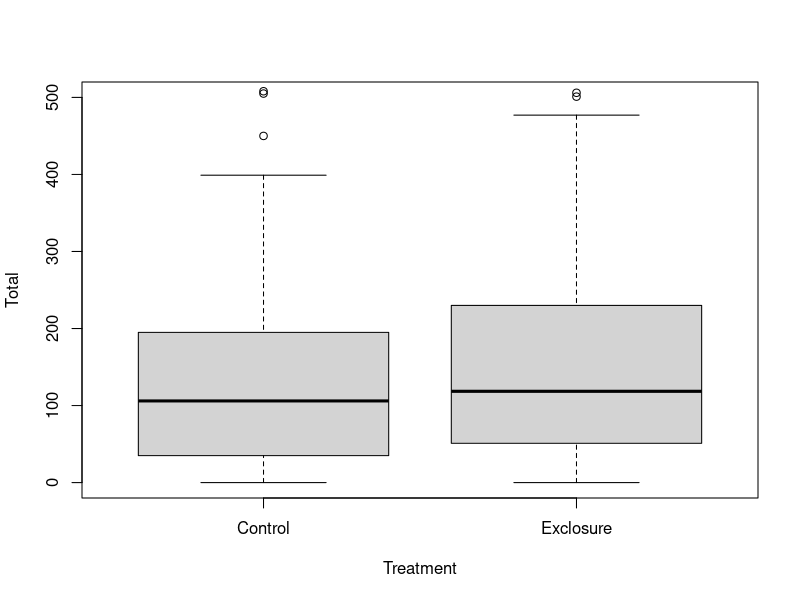
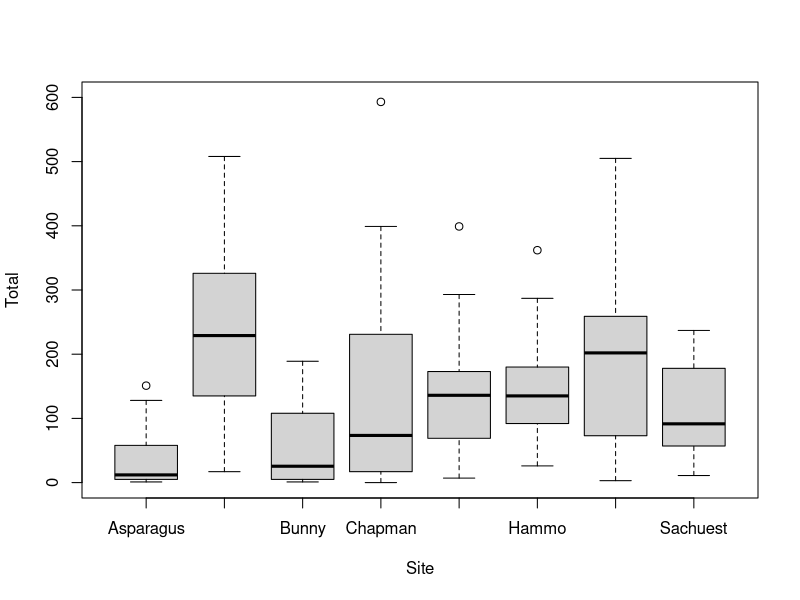
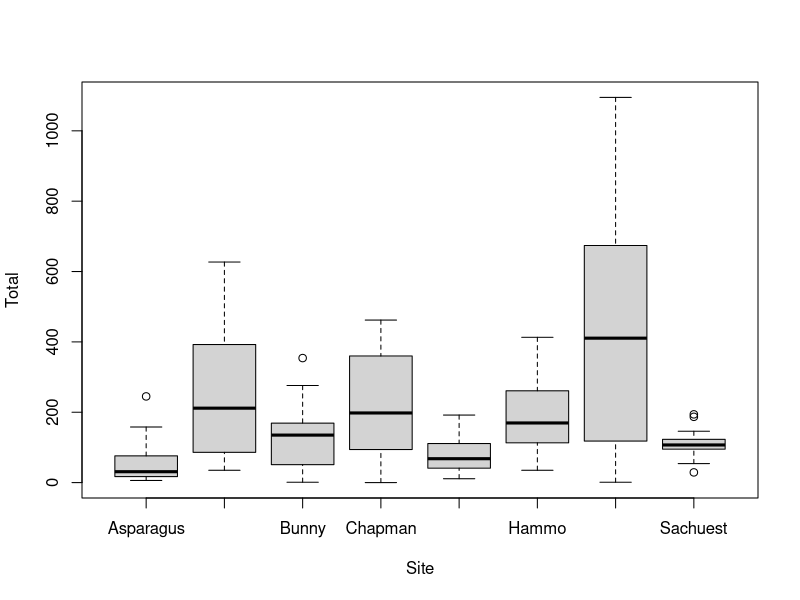
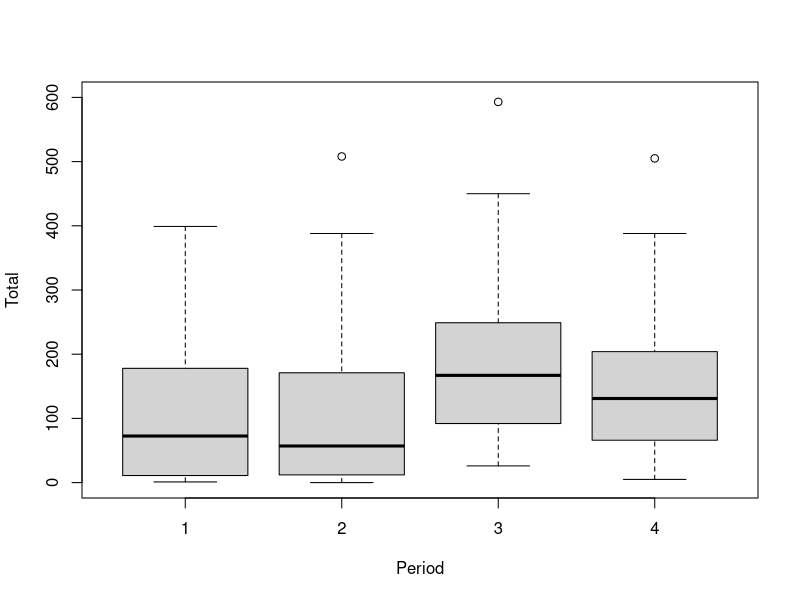
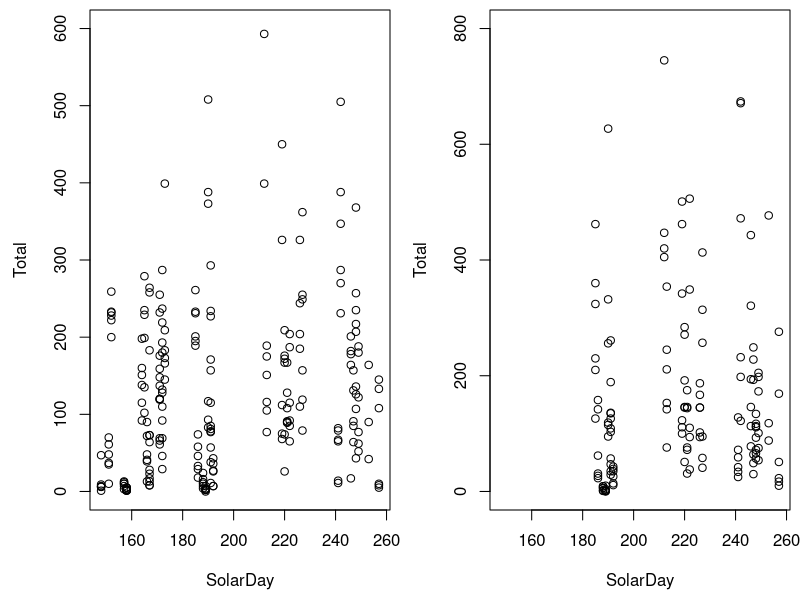
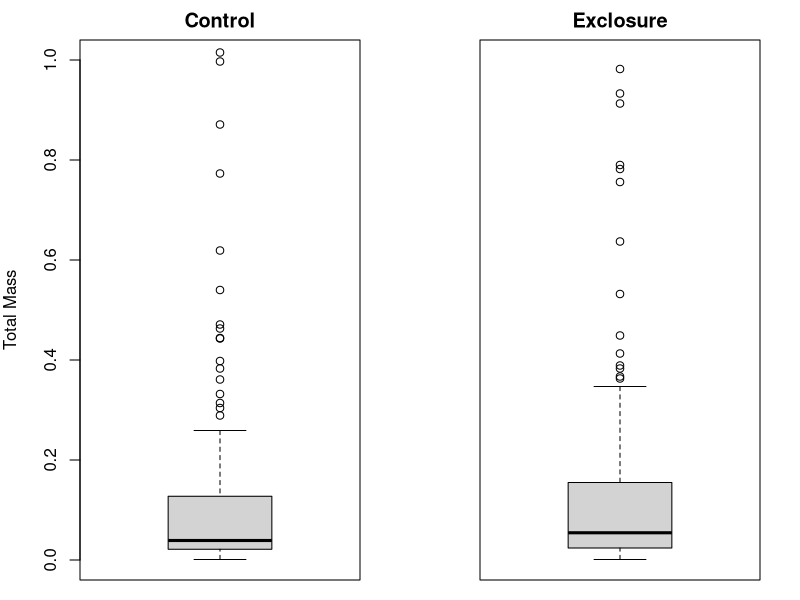
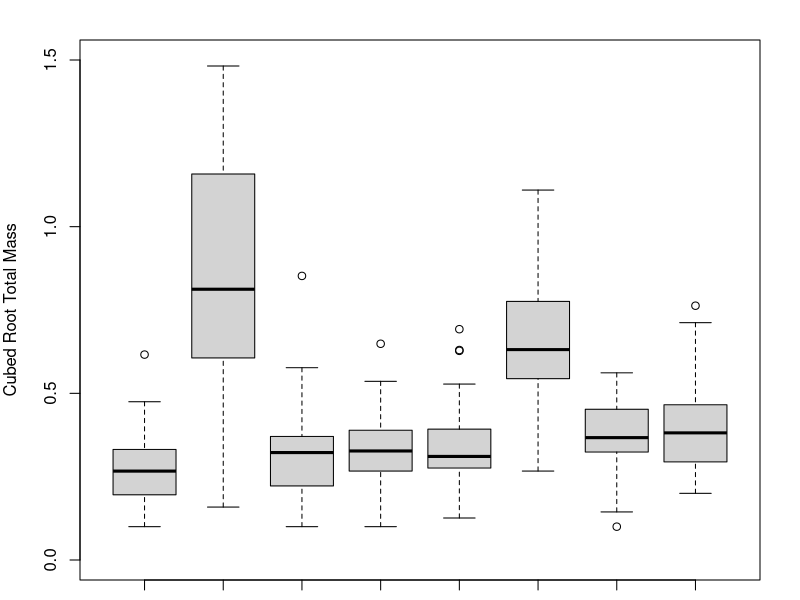
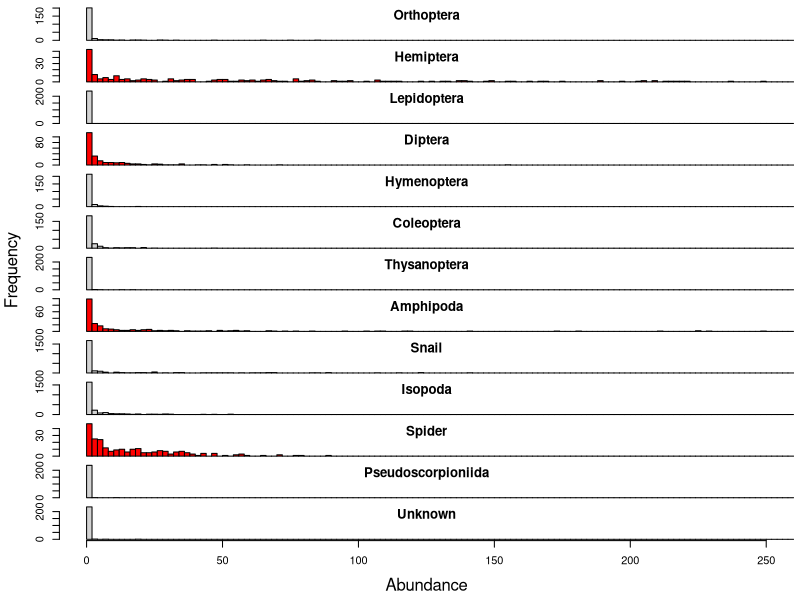

These figures' R source, in order:
require(pracma)
require(car)
require(multcomp)

#   1. ABUNDANCE EXPLORATION

#   --> I want to plot the effect of treatment type on abundance --> Boxplot
newabundance <-read.csv("./Cleaned Bird Data/cleanedabundance.csv")

head(newabundance)

boxplot(Total~Treatment, data = newabundance, ylim=c(0,500))

split_newabundance <- split(newabundance, newabundance$Treatment)
split_newabundance
control_samples <- split_newabundance[[1]]  # Contains only rows with "control" in the "group" column
treatment_samples <- split_newabundance[[2]]  # Contains only rows with "treatment1" in the "group" column

#   --> I want to explore the effect of site on abundance --> Boxplot
boxplot(Total~Site, data = control_samples,  ylim=c(0,600))
##Site DOES effect total control abundance
boxplot(Total~Site, data = treatment_samples)
##Site DOES effect total treatment abundance
# fits our assumptions for poisson distribution, 
#sites with higher mean have higher variation

#------------------------ABUNDANCE PLOTS & Histograms---------------------------------------------------------------------

#---> Hello Zach! Here is my code for producing the collective graphic that you were
#     suggesting I make but it keeps coming back with the response 
#     -- Error in plot.new() : figure margins too large

### [Zach] This figure you're trying to make will be too big for poor R studio to
###  show in it's little window. Let's make it as an external .png for now and look at it there.
###  I made a folder called 'Rough Figures' where I'll store the graph.

png(height=10,width=7.5,pointsize=8,units="in",res=900,file="./Rough Figures/abun_taxa.png")
### [Zach] the above line starts creating the png image. any graphics code that follows
###  will affect that image file and NOT show up in your graphics window.
###  At the end of the graphics code, we use the 'dev.off()' function to finish creating
###  the png image, finalize it, and close it

par(mfrow=c(13,1),mar=c(0,0,0.5,0),oma=c(4.5,4.5,0,0.5))
#x.scale <- range(control_samples[,c("Orthoptera","Hemiptera","Lepidoptera","Diptera",
                                  #  "Hymenoptera","Coleoptera","Thysanoptera","Amphipoda",
                                  #  "Snail","Isopoda","Spider","Pseudoscorpionida")])

x.scale <- c(0,250)

### [Zach] added x.scale method above, having 'range' select all individual count columns
breaknum=0:10000*2
hist(control_samples$Orthoptera, xlim=x.scale, xlab="",main="",ylab="",xaxt="n", breaks=breaknum)
title(line=-1, "Orthoptera")
hist(control_samples$Hemiptera, xlim=x.scale, xlab="",main="",ylab="",xaxt="n", breaks=breaknum, col="red")
title(line=-1, "Hemiptera")
hist(control_samples$Lepidoptera, xlim=x.scale, xlab="",main="",ylab="",xaxt="n", breaks=breaknum)
title(line=-1, "Lepidoptera")
hist(control_samples$Diptera,xlim=x.scale, xlab="",main="",ylab="",xaxt="n", breaks=breaknum, col="red")
title(line=-1, "Diptera")
hist(control_samples$Hymenoptera, xlim=x.scale, xlab="",main="",ylab="",xaxt="n", breaks=breaknum)
title(line=-1, "Hymenoptera")
hist(control_samples$Coleoptera, xlim=x.scale, xlab="",main="",ylab="",xaxt="n", breaks=breaknum)
title(line=-1, "Coleoptera")
hist(control_samples$Thysanoptera, xlim=x.scale, xlab="",main="",ylab="",xaxt="n", breaks=breaknum)
title(line=-1, "Thysanoptera")
hist(control_samples$Amphipoda, xlim=x.scale, xlab="",main="",ylab="",xaxt="n", breaks=breaknum, col="red")
title(line=-1, "Amphipoda")
hist(control_samples$Snail,xlim=x.scale, xlab="",main="",ylab="",xaxt="n", breaks=breaknum)
title(line=-1, "Snail")
hist(control_samples$Isopoda, xlim=x.scale, xlab="",main="",ylab="",xaxt="n", breaks=breaknum)
title(line=-1, "Isopoda")
hist(control_samples$Spider, xlim=x.scale, xlab="",main="",ylab="",xaxt="n", breaks=breaknum, col="red")
title(line=-1, "Spider")
hist(control_samples$Pseudoscorpionida, xlim=x.scale, xlab="",main="",ylab="",xaxt="n", breaks=breaknum)
title(line=-1, "Pseudoscorpioniida")
hist(control_samples$Unknown, xlim=x.scale, xlab="",main="",ylab="", breaks=breaknum)
title(line=-1, "Unknown")
mtext(outer=T,"Abundance",side=1, line=3)
mtext(outer=T,"Frequency",side=2, line=3)
### [Zach] now keep adding your histograms for the other taxa
### [Zach] on your bottom panel, remove the 'xaxt="n"' argument

dev.off()

# !!!Notes for Graphics produced... 
# 1. Outlier points must be addressed to fix the x-axis spread (it is how it is :( )
# 2. y axis lines and tick marks have disappeared (Check)


# --> follow the same steps for Treatment...

png(height=10,width=7.5,pointsize=8,units="in",res=900,file="./Rough Figures/abun_taxa_treatment.png")
par(mfrow=c(13,1),mar=c(0,0,0.5,0),oma=c(4.5,4.5,0,0.5))
x.scale <- c(0,250)
breaknum=0:10000*2
hist(treatment_samples$Orthoptera, xlim=x.scale, xlab="",main="",ylab="",xaxt="n", breaks=breaknum)
title(line=-1, "Orthoptera")
hist(treatment_samples$Hemiptera, xlim=x.scale, xlab="",main="",ylab="",xaxt="n", breaks=breaknum, col="red")
title(line=-1, "Hemiptera")
hist(treatment_samples$Lepidoptera, xlim=x.scale, xlab="",main="",ylab="",xaxt="n", breaks=breaknum)
title(line=-1, "Lepidoptera")
hist(treatment_samples$Diptera,xlim=x.scale, xlab="",main="",ylab="",xaxt="n", breaks=breaknum, col="red")
title(line=-1, "Diptera")
hist(treatment_samples$Hymenoptera, xlim=x.scale, xlab="",main="",ylab="",xaxt="n", breaks=breaknum)
title(line=-1, "Hymenoptera")
hist(treatment_samples$Coleoptera, xlim=x.scale, xlab="",main="",ylab="",xaxt="n", breaks=breaknum)
title(line=-1, "Coleoptera")
hist(treatment_samples$Thysanoptera, xlim=x.scale, xlab="",main="",ylab="",xaxt="n", breaks=breaknum)
title(line=-1, "Thysanoptera")
hist(treatment_samples$Amphipoda, xlim=x.scale, xlab="",main="",ylab="",xaxt="n", breaks=breaknum, col="red")
title(line=-1, "Amphipoda")
hist(treatment_samples$Snail,xlim=x.scale, xlab="",main="",ylab="",xaxt="n", breaks=breaknum)
title(line=-1, "Snail")
hist(treatment_samples$Isopoda, xlim=x.scale, xlab="",main="",ylab="",xaxt="n", breaks=breaknum)
title(line=-1, "Isopoda")
hist(treatment_samples$Spider, xlim=x.scale, xlab="",main="",ylab="",xaxt="n", breaks=breaknum, col="red")
title(line=-1, "Spider")
hist(treatment_samples$Pseudoscorpionida, xlim=x.scale, xlab="",main="",ylab="",xaxt="n", breaks=breaknum)
title(line=-1, "Pseudoscorpionida")
hist(treatment_samples$Unknown, xlim=x.scale, xlab="Treatment Type",main="",ylab="", breaks=breaknum)
title(line=-1, "Unknown")
mtext(outer=T,"Abundance",side=1, line=3)
mtext(outer=T,"Frequency",side=2, line=3)
dev.off()

# --> Solar Days and the Period
boxplot(Total~Period, data = control_samples, ylim = c(0,600))
time.range = range(newabundance$SolarDay)
par(mfrow=c(1,2), mar=c(4.5,4.5,0.5,0.5))
plot(Total~SolarDay, data = control_samples, col="black", ylim=c(0,600), xlim=time.range)
plot(Total~SolarDay, data = treatment_samples, col="black", ylim=c(0,800),xlim=time.range)

#To see how many samples were collected for every given time period
aggregate(control_samples$Total,by=list(control_samples$Period), FUN="length")
aggregate(treatment_samples$Total,by=list(treatment_samples$Period), FUN="length")

# unique(newabundance$Treatment)
# treat.effect <-unique(newabundance$Treatment)
# control <-treat.effect[c(1)]
# exclosure <-treat.effect[c(2)]

#Another Approach
# abundance.control<-newabundance[newabundance$treatment=="control",]
# abundance.treatment<-newabundance[newabundance$treatment=="exclosure",]

#   2. BIOMASS EXPLORATION

newbiomass <-read.csv("./Cleaned Bird Data/cleanedbiomass.csv")

split_newbiomass <- split(newbiomass, newbiomass$EC)
split_newbiomass
control_mass_samples <- split_newbiomass[[1]]  
treatment_mass_samples <- split_newbiomass[[2]]

#Looking at the effect of Control and Exclosure on Total Mass
par(mfrow=c(1,2), mar=c(1,4,2,2))
boxplot(Total.mass~EC, data = control_mass_samples,  ylim=c(0,1), ylab="Total Mass", main="Control")
boxplot(Total.mass~EC, data = treatment_mass_samples,  ylim=c(0,1),yaxt="n", main="Exclosure", ylab="")
### Higher SD in Exclosure but big overlap in control and exclosure groups

#warning()

#- biomass —> cubed root & normal distribution, use GLM but don't put family

png(height=10,width=7.5,pointsize=8,units="in",res=900,file="./Rough Figures/biomass_taxa_control.png")
par(mfrow=c(5,1),mar=c(0,0,0.5,0),oma=c(4.5,4.5,0,0.5))
x.scale <- c(0,2)
breaknum=0:100000*0.05
hist(nthroot(control_mass_samples$Amphi.mass, n=3), xlim=x.scale, xlab="",main="",ylab="",xaxt="n", breaks=breaknum)
title(line=-1, "Amphibian Biomass")
hist(nthroot(control_mass_samples$Spider.mass, n=3), xlim=x.scale, xlab="",main="",ylab="",xaxt="n", breaks=breaknum)
title(line=-1, "Spider Biomass")
hist(nthroot(control_mass_samples$Hemi.mass, n=3), xlim=x.scale, xlab="",main="",ylab="",xaxt="n", breaks=breaknum)
title(line=-1, "Hemiptera Biomass")
hist(nthroot(control_mass_samples$Snail.mass, n=3),xlim=x.scale, xlab="",main="",ylab="",xaxt="n", breaks=breaknum)
title(line=-1, "Snail Biomass")
hist(nthroot(control_mass_samples$Other.mass, n=3), xlim=x.scale, xlab="",main="",ylab="", breaks=breaknum)
title(line=-1, "Other Biomass")
dev.off()

png(height=10,width=7.5,pointsize=8,units="in",res=900,file="./Rough Figures/biomass_taxa_treatment.png")
par(mfrow=c(5,1),mar=c(0,0,0.5,0),oma=c(4.5,4.5,0,0.5))
x.scale <- c(0,2)
breaknum=0:100000*0.05
hist(nthroot(treatment_mass_samples$Amphi.mass, n=3), xlim=x.scale, xlab="",main="",ylab="",xaxt="n", breaks=breaknum)
title(line=-1, "Amphibian Biomass")
hist(nthroot(treatment_mass_samples$Spider.mass, n=3), xlim=x.scale, xlab="",main="",ylab="",xaxt="n", breaks=breaknum)
title(line=-1, "Spider Biomass")
hist(nthroot(treatment_mass_samples$Hemi.mass, n=3), xlim=x.scale, xlab="",main="",ylab="",xaxt="n", breaks=breaknum)
title(line=-1, "Hemiptera Biomass")
hist(nthroot(treatment_mass_samples$Snail.mass, n=3),xlim=x.scale, xlab="",main="",ylab="",xaxt="n", breaks=breaknum)
title(line=-1, "Snail Biomass")
hist(nthroot(treatment_mass_samples$Other.mass, n=3), xlim=x.scale, xlab="",main="",ylab="", breaks=breaknum)
title(line=-1, "Other Biomass")
dev.off()

#   --> I want to examine the effect of Site on Total --> Boxplot

par(mfrow=c(1,1))
boxplot(nthroot(Total.mass,n=3)~Site, data = newbiomass, ylim=c(0,1.5), ylab="Cubed Root Total Mass")



#   3. BODYSIZE EXPLORATION --> Currently this is Zach's Problem

newbodysize <-read.csv("./Cleaned Bird Data/cleanedbodysize.csv")

#   --> I want to examine the effect of treatment type on abundance
